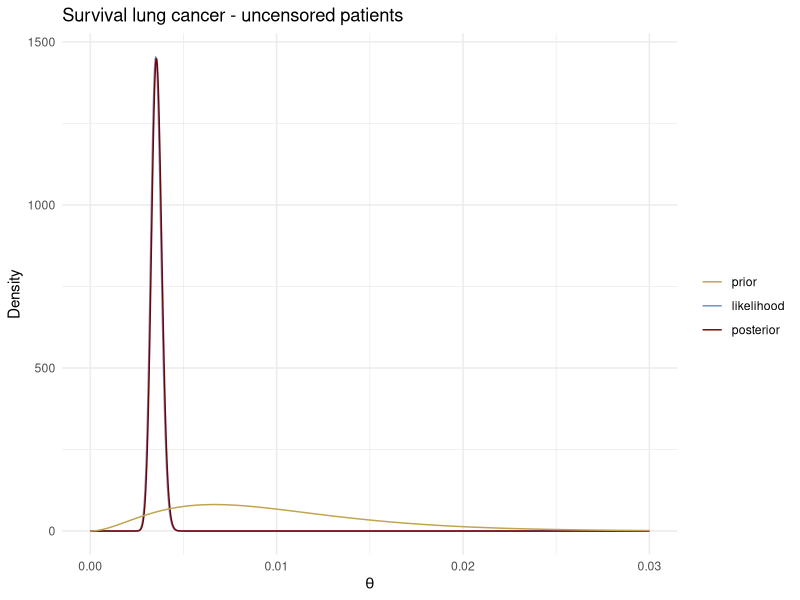

Recreate this plot in R.
## ---- chunk 1
#| output: false
library(tidyverse) # loads data manipulation and visualization packages
library(survival) # loads the lung cancer data as `lung`
colors = c("#6C8EBF", "#c0a34d", "#780000","#007878","#B5C6DF","#EADAAA","#AE6666")
## ---- chunk 2
# Summarize the data needed for the posterior, filter out censored data
data_summary <- lung %>% filter(status == 2) %>% summarize(n = n(), sum_x = sum(time))
## ---- chunk 3
# Set up prior hyperparameters
alpha_prior <- 3   # shape parameter
beta_prior <- 300  # rate parameter

# Compute posterior hyperparameters
alpha_post <- alpha_prior + data_summary$n  
beta_post <- beta_prior + data_summary$sum_x   
## ---- chunk 4
# Plot the prior and posterior densities, and the (normalized) likelihood 
thetaGrid <- seq(0, 0.03, length.out = 1000)
prior_density <- dgamma(thetaGrid, shape = alpha_prior, rate = beta_prior)
likelihood_density <- dgamma(thetaGrid, shape = data_summary$n, rate = data_summary$sum_x)
posterior_density <- dgamma(thetaGrid, shape = alpha_post, rate = beta_post)

df <- data.frame(
  thetaGrid = thetaGrid, 
  prior = prior_density, 
  likelihood = likelihood_density,
  posterior = posterior_density
)

df_long <- df %>% pivot_longer(-thetaGrid, names_to = "density_type", values_to = "density")

# Plot using ggplot2
ggplot(df_long) +
  aes(x = thetaGrid, y = density, color = density_type) +
  geom_line() +
  scale_colour_manual(
    breaks = c("prior", "likelihood", "posterior"), 
    values = c(colors[2], colors[1], colors[3])) +
  labs(title = "Survival lung cancer - uncensored patients", x = expression(theta), y = "Density", color = "") + 
  theme_minimal()
